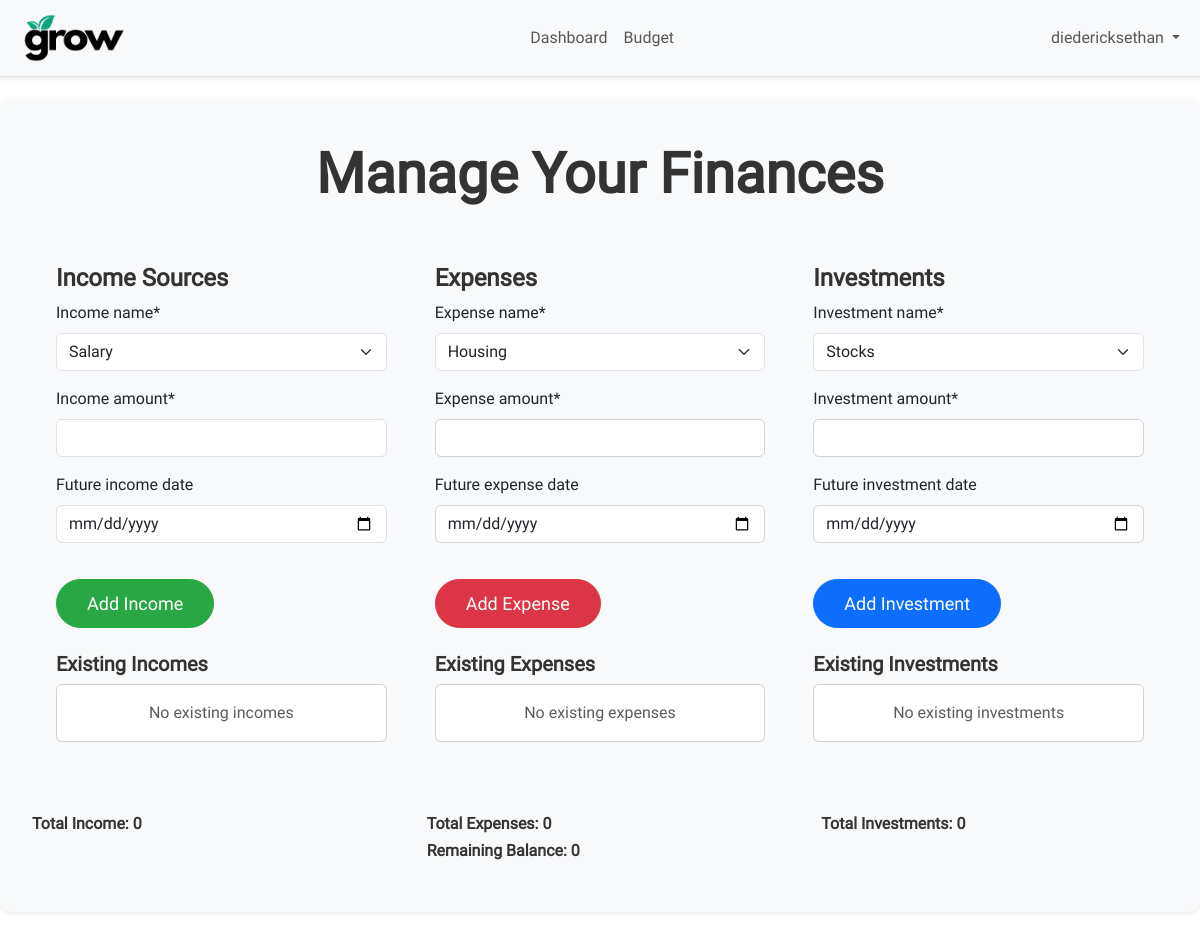
Before: /budget/ (signed in) with the older database file.
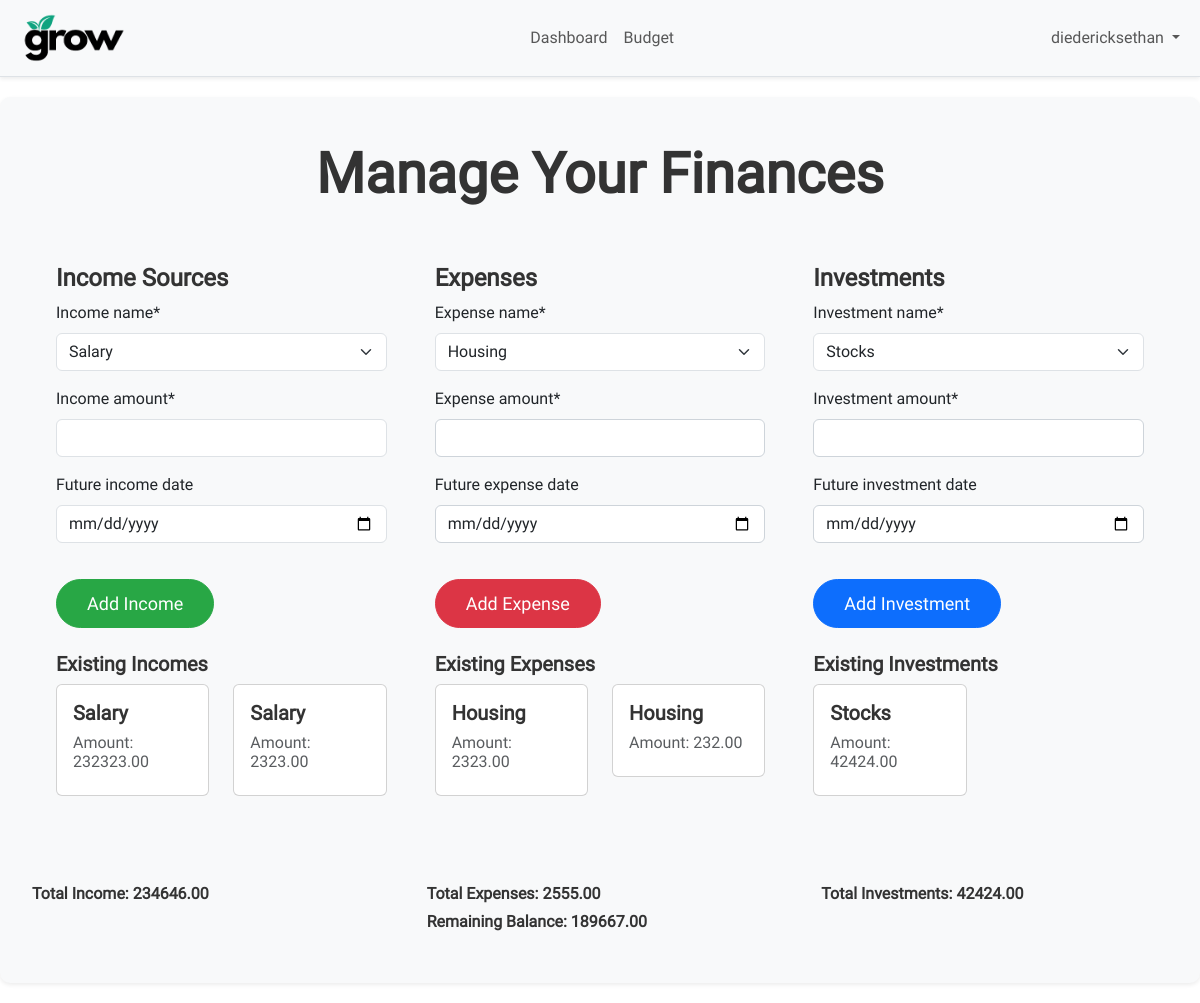
After: the same page with the newer database file.
### budget/models.py (models this page shows, shortened)
class Income(models.Model):
    user = models.ForeignKey(get_user_model(), on_delete=models.CASCADE)
    income_name = models.CharField(max_length=150)
    income_amount = models.DecimalField(max_digits=10, decimal_places=2)
    date_created = models.DateField(auto_now_add=True)
    future_income_date = models.DateField('Future income date', blank=True, null=True)

class Expense(models.Model):
    user = models.ForeignKey(get_user_model(), on_delete=models.CASCADE)
    expense_name = models.CharField(max_length=150)
    expense_amount = models.DecimalField(max_digits=10, decimal_places=2)
    date_created = models.DateField(auto_now_add=True)
    future_expense_date = models.DateField('Future expense date', blank=True, null=True)

class Investment(models.Model):
    user = models.ForeignKey(get_user_model(), on_delete=models.CASCADE)
    investment_name = models.CharField(max_length=150)
    investment_amount = models.DecimalField(max_digits=10, decimal_places=2)
    date_created = models.DateField(auto_now_add=True)
    future_investment_date = models.DateField('Future investment date', blank=True, null=True)

### budget/views.py (the view)
# urls.py: path('budget/', budget_view, name='budget'),
@login_required
def budget_view(request):
    user = request.user
    incomes = Income.objects.filter(user=user)
    expenses = Expense.objects.filter(user=user)
    investments = Investment.objects.filter(user=user)
    total_income = sum(income.income_amount for income in incomes)
    total_expenses = sum(expense.expense_amount for expense in expenses)
    total_investments = sum(investment.investment_amount for investment in investments)
    remaining_balance = total_income - total_expenses - total_investments
    if request.method == 'POST':
        income_form = IncomeForm(request.POST, user=user)
        if income_form.is_valid():
            income = income_form.save(commit=False)
            income.user = request.user
            selected_income_source_id = request.POST.get('income_name')
            if selected_income_source_id == 'custom':
                custom_income_name = request.POST.get('custom_income')
                if custom_income_name:
                    new_income_source = IncomeSource.objects.create(user=user, name=custom_income_name)
                    income.income_name = new_income_source
            else:
                selected_income_source = get_object_or_404(IncomeSource, id=selected_income_source_id)
                income.income_name = selected_income_source
            income.save()
            return redirect('budget')
        elif 'expense_submit' in request.POST:
            expense_form = ExpenseForm(request.POST, user=user)
            if expense_form.is_valid():
                expense = expense_form.save(commit=False)
                expense.user = request.user
                selected_expense_source_id = request.POST.get('expense_name')
                if selected_expense_source_id == 'custom':
                    custom_expense_name = request.POST.get('custom_expense')
                    if custom_expense_name:
                        new_expense_source = ExpenseSource.objects.create(user=user, name=custom_expense_name)
                        expense.expense_name = new_expense_source
                else:
                    selected_expense_source = get_object_or_404(ExpenseSource, id=selected_expense_source_id)
                    expense.expense_name = selected_expense_source
                expense.save()
                return redirect('budget')
        elif 'investment_submit' in request.POST:
            investment_form = InvestmentForm(request.POST, user=user)
            if investment_form.is_valid():
                investment = investment_form.save(commit=False)
                investment.user = request.user
                selected_investment_source_id = request.POST.get('investment_name')
                if selected_investment_source_id == 'custom':
                    custom_investment_name = request.POST.get('custom_investment')
                    if custom_investment_name:
                        new_investment_source = InvestmentSource.objects.create(user=user, name=custom_investment_name)
                        investment.investment_name = new_investment_source
                else:
                    selected_investment_source = get_object_or_404(InvestmentSource, id=selected_investment_source_id)
                    investment.investment_name = selected_investment_source
                investment.save()
                return redirect('budget')
    else:
        income_sources = IncomeSource.objects.filter(user=user)
        income_form = IncomeForm(user=user)
        income_form.fields['income_name'].queryset = income_sources
        expense_sources = ExpenseSource.objects.filter(user=user)
        expense_form = ExpenseForm(user=user)
        expense_form.fields['expense_name'].queryset = expense_sources
        investment_sources = InvestmentSource.objects.filter(user=user)
        investment_form = InvestmentForm(user=user)
        investment_form.fields['investment_name'].queryset = investment_sources
    return render(request, 'budget/budget.html', {
        'incomes': incomes,
        'expenses': expenses,
        'investments': investments,
        'income_form': income_form,
        'expense_form': expense_form,
        'investment_form': investment_form,
        'total_income': total_income,
        'total_expenses': total_expenses,
        'total_investments': total_investments,
        'remaining_balance': remaining_balance,
    })

### budget/forms.py
class IncomeForm(forms.ModelForm):
    def __init__(self, *args, **kwargs):
        user = kwargs.pop('user', None)
        super(IncomeForm, self).__init__(*args, **kwargs)
        income_sources = IncomeSource.objects.filter(user=user)
        choices = [(source.id, source.name) for source in income_sources]
        choices.append(('custom', 'Add Custom Income'))  # Add the custom option
        self.fields['income_name'] = forms.ChoiceField(choices=choices)
        self.fields['custom_income'] = forms.CharField(
            label='Custom Income', required=False)  # Make it optional
    class Meta:
        model = Income
        fields = ['income_name', 'income_amount', 'future_income_date']
        widgets = {
            'future_income_date': forms.DateInput(attrs={'type': 'date'}),
            'income_name': forms.Select(),
        }

### budget/templates/budget/budget.html (shortened to what the changed rows need)
{% extends '_base.html' %}
{% load static %}
{% load crispy_forms_tags %}
{% block content %}
<div class="budget-container shadow-sm">
    <div class="row p-4">
        <div class="text-center mb-4">
            <h1 class="display-4">Manage Your Finances</h1>
        </div>
        <div class="col-md-4 p-4">
            <h2 class="h4">Income Sources</h2>
            <div class="mt-4">
                <div class="row">
                    {% for income in incomes %}
                        <div class="col-md-6 mb-3">
                            <div class="card delete-item" data-item-id="{{ income.id }}" onclick="deleteItem('{{ income.id }}', 'income')">
                                <div class="card-body">
                                    <h5 class="h5">{{ income.income_name }}</h5>
                                    <p class="text-muted h6">Amount: {{ income.income_amount }}</p>
                                </div>
                            </div>
                        </div>
                    {% empty %}
                        <div class="col-md-12" id="existingIncomesContainer">
                            <div class="card text-center p-3">
                                <p class="text-muted mb-0">No existing incomes</p>
                            </div>
                        </div>
                    {% endfor %}
                </div>
            </div>
        </div>
        <div class="col-md-4 p-4">
            <h2 class="h4">Expenses</h2>
            <div class="mt-4">
                <div class="row">
                    {% for expense in expenses %}
                        <div class="col-md-6 mb-3">
                            <div class="card delete-item" data-item-id="{{ expense.id }}" onclick="deleteItem('{{ expense.id }}', 'expense')">
                                <div class="card-body">
                                    <h5 class="h5">{{ expense.expense_name }}</h5>
                                    <p class="h6 text-muted">Amount: {{ expense.expense_amount }}</p>
                                </div>
                            </div>
                        </div>
                    {% empty %}
                        <div class="col-md-12" id="existingExpensesContainer">
                            <div class="card text-center p-3">
                                <p class="text-muted mb-0">No existing expenses</p>
                            </div>
                        </div>
                    {% endfor %}
                </div>
            </div>
        </div>
        <div class="col-md-4 p-4">
            <h2 class="h4">Investments</h2>
            <div class="mt-4">
                <div class="row">
                    {% for investment in investments %}
                        <div class="col-md-6 mb-3">
                            <div class="card delete-item" data-item-id="{{ investment.id }}" onclick="deleteItem('{{ investment.id }}', 'investment')">
                                <div class="card-body">
                                    <h5 class="h5">{{ investment.investment_name }}</h5>
                                    <p class="h6 text-muted">Amount: {{ investment.investment_amount }}</p>
                                </div>
                            </div>
                        </div>
                    {% empty %}
                        <div class="col-md-12" id="existingInvestmentsContainer">
                            <div class="card text-center p-3">
                                <p class="text-muted mb-0">No existing investments</p>
                            </div>
                        </div>
                    {% endfor %}
                </div>
            </div>
        </div>
    </div>
    <div class="row">
        <div class="col-md-4 p-4" id="totalIncome">
            <h4 class="h6">Total Income: {{ total_income }}</h4>
        </div>
        <div class="col-md-4 p-4" id="totalExpenses">
            <h4 class="h6">Total Expenses: {{ total_expenses }}</h4>
            <h4 class="h6">Remaining Balance: {{ remaining_balance }}</h4>
        </div>
        <div class="col-md-4 p-4" id="totalInvestments">
            <h4 class="h6">Total Investments: {{ total_investments }}</h4>
        </div>
    </div>
{% endblock %}

Changed rows visible on the page:
added Income: income_name "Salary", income_amount "232323.00"
added Income: income_name "Salary", income_amount "2323.00"
added Expense: expense_name "Housing", expense_amount "2323.00"
added Expense: expense_name "Housing", expense_amount "232.00"
added Investment: investment_name "Stocks", investment_amount "42424.00"
Other visible differences:
{{ total_income }}: "0" → "234646.00"
{{ total_expenses }}: "0" → "2555.00"
{{ remaining_balance }}: "0" → "189667.00"
{{ total_investments }}: "0" → "42424.00"
text no longer shown: "No existing incomes No existing expenses No existing investments"
